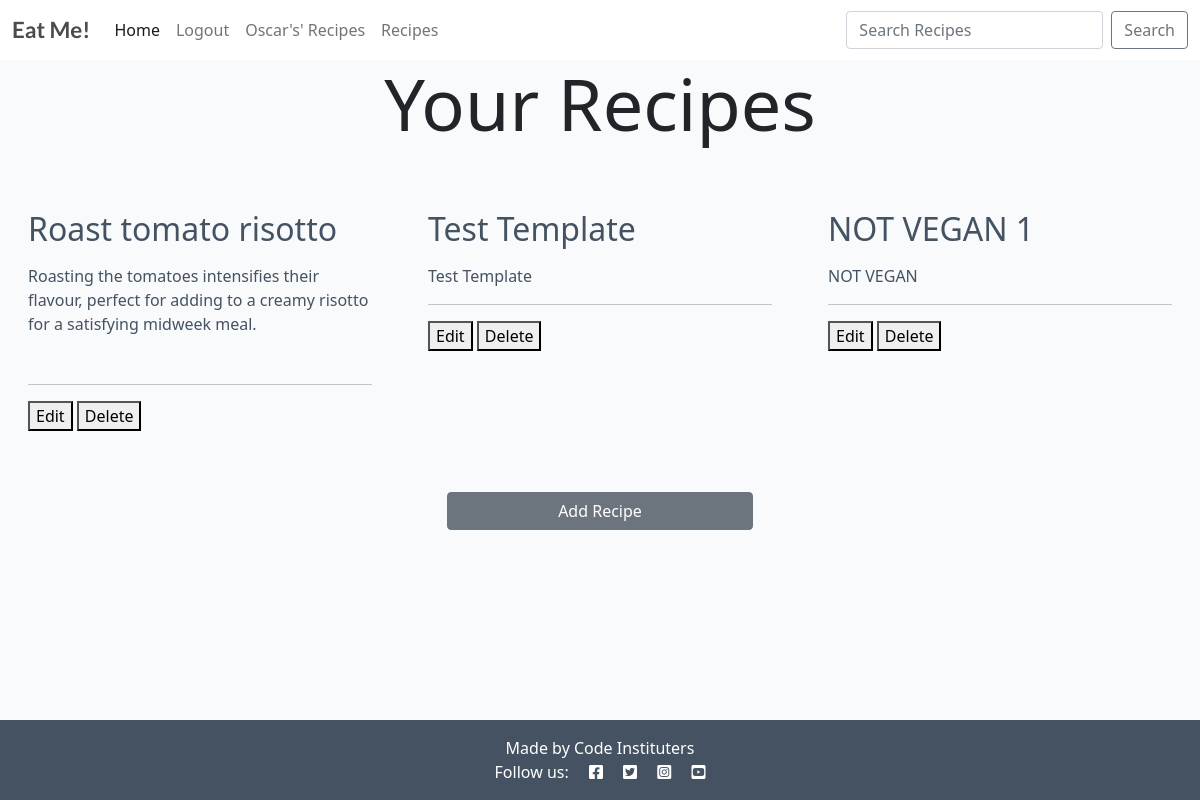
Screenshot of /your_recipes/ (signed in) with the database file from the repository.
### post/models.py (models this page shows, shortened)
class Post(models.Model):
    title = models.CharField(max_length=200, unique=True)
    slug = models.SlugField(max_length=200, unique=True)
    author = models.ForeignKey(
        User, on_delete=models.CASCADE, related_name="recipes", null=True
        )
    published_on = models.DateTimeField(auto_now=True)
    updated_on = models.DateTimeField(auto_now=True)
    description = models.TextField()
    ingredients = models.TextField()
    method = models.TextField()
    is_vegan = models.BooleanField(default=False)
    image = CloudinaryField('image', default='placeholder')
    likes = models.ManyToManyField(User, related_name='post_likes', blank=True)
    class Meta:
        ordering = ['-published_on']

### post/views.py (the view)
# urls.py: path('your_recipes/', views.UsersRecipeList.as_view(), name='your_recipes'),
class UsersRecipeList(generic.ListView):
    def get(self, request):
        if request.user.is_authenticated:
            posts = Post.objects.filter(author=request.user)
            context = {
                "posts": posts,
            }
            paginate_by = 6
            return render(request, 'your_recipes.html', context)
        else:
            return render(request, 'your_recipes.html')

### templates/your_recipes.html (shortened to what this page needs)
{% extends "base.html" %}
{% block content %}
{% if user.is_authenticated %}
    <h1 class="h1 display-2 text-center">Your Recipes </h1>
    <div class="container-fluid">
        <div class="row">
            <div class="col-12 mt-3 left">
                <div class="row">
                    {% for post in posts %}
                    <div class="col-md-4">
                        <div class="card mb-4">
                            <div class="card-body">
                                <div class="image-container">
                                </div>
                                <a href="{% url 'post_detail' post.slug %}" class="post-link">
                                    <h2 class="card-title">{{ post.title }}</h2>
                                    <p class="card-text">{{ post.description|safe }}</p>
                                </a>
                                <hr />
                                <a href="{% url 'edit_recipe' post.id %}"><button>Edit</button></a>
                                <a href="{% url 'delete_recipe' post.id %}">
                                    <button type="submit" onclick="return confirm(
                                        'Are you sure you want to delete this recipe?'
                                        )">Delete
                                    </button>
                                </a>
                            </div>
                        </div>
                    </div>
                    {% endfor %}
                </div>
            </div>
        </div>
    </div>
    <div class=" row d-flex justify-content-center align-content-center "> <a href="{% url 'add_recipes' %}"
        class="btn btn-secondary col-3" style="margin-top: 1.3em;">Add Recipe</a> </div>
{% else %}
<p>You do not have any recipes yet. Sign in or register to create recipes.</p>
{% endif %}
        {% endblock %}

### templates/base.html (shortened to what this page needs)
{% load static %}
<!DOCTYPE html>
<html class="h-100">
<head>
    <link rel="stylesheet" href="https://cdnjs.cloudflare.com/ajax/libs/font-awesome/5.15.3/css/all.min.css">
    <link href="https://cdn.jsdelivr.net/npm/bootstrap@5.0.1/dist/css/bootstrap.min.css" rel="stylesheet"
>
    <link rel="stylesheet" href="{% static 'css/style.css' %}">
</head>
<body class="d-flex flex-column h-100 main-bg">
    <nav class="navbar navbar-expand-lg navbar-light bg-white">
        <div class="container-fluid">
            <a class="navbar-brand" href="{% url 'home' %}"><span class="brand">Eat Me!</span></a>
            <div class="collapse navbar-collapse" id="navbarText">
                <ul class="navbar-nav me-auto mb-2 mb-lg-0">
                    <li class="nav-item">
                        <a class="nav-link active" aria-current="page" href="{% url 'home' %}">Home</a>
                    </li>
                    {% if user.is_authenticated %}
                    <li class="nav-item">
                        <a class="nav-link" href="{% url 'account_logout' %}">Logout</a>
                    </li>
                    <li class="nav-item">
                        <a class="nav-link" href="{% url 'your_recipes' %}">{{ user }}'s' Recipes</a>
                    </li>
                    {% endif %}
                    <li>
                        <a class="nav-link" href="{% url 'recipes' %}">Recipes</a>
                    </li>
                </ul>
                <form class="d-flex" method=POST action="{% url 'search_recipes' %}">
                    <input class="form-control me-2" type="search"
                    placeholder="Search Recipes" aria-label="Search"
                    name="searched">
                    <button class="btn btn-outline-secondary" type="submit">Search</button>
                </form>
            </div>
        </div>
    </nav>
    <main class="flex-shrink-0 main-bg">
        {% block content %}{% endblock content %}
    </main>
    <footer class="footer mt-auto py-3 dark-bg">
        <p class="m-0 text-center text-white">Made by Code Instituters</p>
        <p class="m-0 text-center text-white">Follow us: <i class="fab fa-facebook-square ms-3"></i>
            <i class="fab fa-twitter-square ms-3"></i>
            <i class="fab fa-instagram-square ms-3"></i>
            <i class="fab fa-youtube-square ms-3"></i></p>
    </footer>
</body>
</html>

### static/css/style.css (style rules this page uses)
body { background-color: #F9FAFC; }
.brand { font-family: Lato, sans-serif; font-size: 1.4rem; font-weight: 700; color: #4A4A4F; }
.dark-bg { background-color: #445261; }
.main-bg { background-color: #F9FAFC; }
.card { border: none; background-color: transparent; }
.image-container { position: relative; }
.post-link { text-decoration: none; color: #445261; }

### rows the page displays
Post: title "Roast tomato risotto", description "Roasting the tomatoes intensifies their flavour, perfect for adding to a creamy risotto for a satisfying midweek meal."
Post: title "Test Template", description "Test Template"
Post: title "NOT VEGAN 1", description "NOT VEGAN"

### other values shown
{{ user }} "Oscar"
